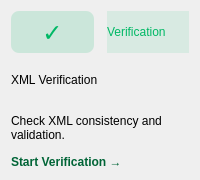
          <widget class="QFrame" name="cardVerification">
           <property name="minimumSize">
            <size>
             <width>0</width>
             <height>180</height>
            </size>
           </property>
           <property name="class" stdset="0">
            <string>card</string>
           </property>
           <!-- Specific Style for Verification Card Header/Icon -->
           <property name="styleSheet">
              <string notr="true">
                  #iconVerification { color: #00b865; background-color: rgba(0, 184, 101, 0.15); border-radius: 8px; }
                  #badgeVerification { background-color: rgba(0, 184, 101, 0.1); color: #00b865; }
                  #btnVerification { background-color: transparent; color: #006436; border: none; font-weight: bold; text-align: left; }
                  #btnVerification:hover { text-decoration: underline; color: #004d2a; }
              </string>
           </property>
           <layout class="QVBoxLayout" name="vLayout1">
            <item>
             <layout class="QHBoxLayout" name="hLayout1">
              <item>
               <widget class="QLabel" name="iconVerification">
                <property name="class" stdset="0"><string>iconLabel</string></property>
                <property name="text"><string>✓</string></property> <!-- Checkmark -->
                <property name="fixedSize"><size><width>45</width><height>45</height></size></property>
                <property name="alignment"><set>Qt::AlignCenter</set></property>
                <property name="font"><font><pointsize>18</pointsize><bold>true</bold></font></property>
               </widget>
              </item>
              <item><spacer name="s1"><property name="orientation"><enum>Qt::Horizontal</enum></property></spacer></item>
              <item>
               <widget class="QLabel" name="badgeVerification">
                <property name="class" stdset="0"><string>badgeLabel</string></property>
                <property name="text"><string>Verification</string></property>
               </widget>
              </item>
             </layout>
            </item>
            <item>
             <widget class="QLabel" name="title1">
              <property name="class" stdset="0"><string>cardTitle</string></property>
              <property name="text"><string>XML Verification</string></property>
             </widget>
            </item>
            <item>
             <widget class="QLabel" name="desc1">
              <property name="class" stdset="0"><string>cardDesc</string></property>
              <property name="text"><string>Check XML consistency and validation.</string></property>
              <property name="wordWrap"><bool>true</bool></property>
             </widget>
            </item>
            <item>
             <widget class="QPushButton" name="btnVerification">
              <property name="class" stdset="0"><string>actionBtn</string></property>
              <property name="text"><string>Start Verification →</string></property>
              <property name="cursor"><cursorShape>PointingHandCursor</cursorShape></property>
             </widget>
            </item>
           </layout>
          </widget>
